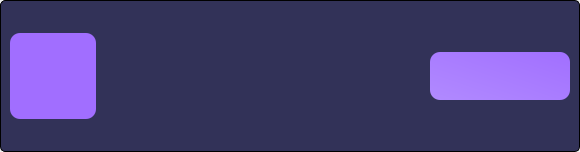
<?xml version="1.0" encoding="UTF-8"?>
<ui version="4.0">
 <class>CardComponent</class>
 <widget class="QWidget" name="CardComponent">
  <property name="geometry">
   <rect>
    <x>0</x>
    <y>0</y>
    <width>580</width>
    <height>152</height>
   </rect>
  </property>
  <property name="windowTitle">
   <string>Form</string>
  </property>
  <property name="styleSheet">
   <string notr="true">QFrame#frame{
	background-color: #323258;
	border: 1px solid black;
	border-radius: 5px;
}

QFrame#card_frame_svg{
	background-color: #A16EFF;
	border-radius: 10px;
}

QLabel#card_text{
	font-size: 18pt;
	font-weight: bold;
}

QPushButton#card_button{
	background-color: qlineargradient(spread:pad, x1:0, y1:1, x2:1, y2:0, stop:0 #B18AFF, stop:1 #A16FFF);
	border-radius: 10px;
	font-size: 16px;
	font-weight: bold;
}

QPushButton#card_button::hover{
	background-color: qlineargradient(spread:pad, x1:0, y1:1, x2:1, y2:0, stop:0 #D3BCFF, stop:1 #B18AFE);
}</string>
  </property>
  <layout class="QHBoxLayout" name="horizontalLayout">
   <property name="spacing">
    <number>0</number>
   </property>
   <property name="leftMargin">
    <number>0</number>
   </property>
   <property name="topMargin">
    <number>0</number>
   </property>
   <property name="rightMargin">
    <number>0</number>
   </property>
   <property name="bottomMargin">
    <number>0</number>
   </property>
   <item>
    <widget class="QFrame" name="frame">
     <property name="frameShape">
      <enum>QFrame::StyledPanel</enum>
     </property>
     <property name="frameShadow">
      <enum>QFrame::Raised</enum>
     </property>
     <layout class="QHBoxLayout" name="horizontalLayout_2">
      <item>
       <widget class="QFrame" name="card_frame_svg">
        <property name="minimumSize">
         <size>
          <width>70</width>
          <height>70</height>
         </size>
        </property>
        <property name="maximumSize">
         <size>
          <width>86</width>
          <height>86</height>
         </size>
        </property>
        <property name="frameShape">
         <enum>QFrame::StyledPanel</enum>
        </property>
        <property name="frameShadow">
         <enum>QFrame::Raised</enum>
        </property>
       </widget>
      </item>
      <item>
       <widget class="QLabel" name="card_text">
        <property name="text">
         <string/>
        </property>
       </widget>
      </item>
      <item>
       <widget class="QPushButton" name="card_button">
        <property name="maximumSize">
         <size>
          <width>140</width>
          <height>48</height>
         </size>
        </property>
        <property name="text">
         <string/>
        </property>
       </widget>
      </item>
     </layout>
    </widget>
   </item>
  </layout>
 </widget>
 <resources/>
 <connections/>
</ui>
